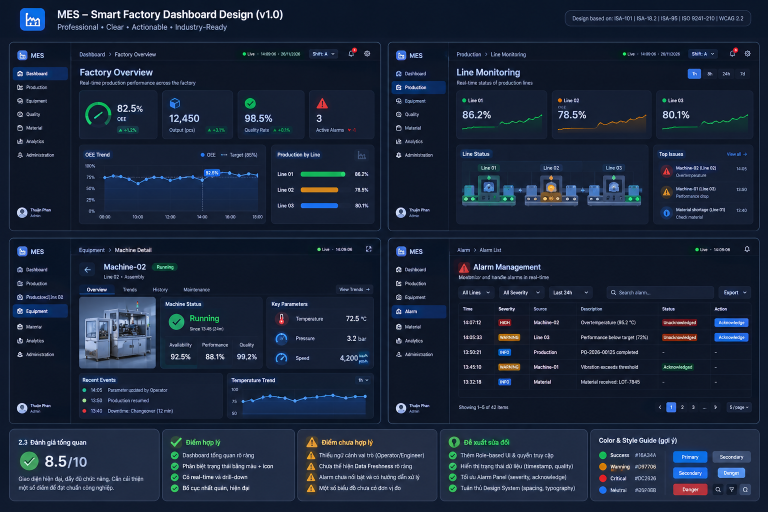
#> input picture docs/screenshots/UI2x2.png, 1536 x 1024 px, found by its file name (shown at 1/2 size)
$ python ascii_card.py
#> lines starting #> are read from the running program, lines starting #| are printed output that depends on the picture
"""Kiểm tra: card KPI đầu của frame1 trong ảnh gốc có gauge tròn không?
Tìm mọi cung màu bão hoà trong vùng card (không chỉ xanh lá)."""
import numpy as np
from PIL import Image
from collections import Counter

REF = r"e:\Work\SFSVcongty\Laird\Code\Data-Integrate\docs\screenshots\UI2x2.png"
a = np.array(Image.open(REF).convert("RGB"))
#> a is the input picture: shape (1024, 1536, 3); mean R, G, B 26.5, 38.3, 58.8

print("Frame1 KPI card 1: x=159..314, y=115..200")
reg = a[115:200, 159:315].astype(np.int16)
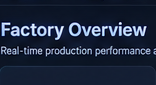
#> reg: shape (85, 156, 3) int16; mean R, G, B 29.7, 40.2, 61.5
mx = reg.max(axis=2); mn = reg.min(axis=2)
#> after `mx = reg.max(axis=2)`:
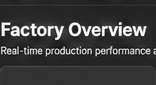
#> mx: shape (85, 156) int16; min 4, max 255, mean 61.5
#> after `mn = reg.min(axis=2)`:
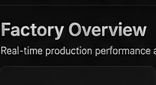
#> mn: shape (85, 156) int16; min 0, max 248, mean 29.7
sat = mx - mn
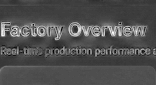
#> sat: shape (85, 156) int16; min 4, max 92, mean 31.8; drawn with min black and max white
print("  pixel bão hoà (sat>45):", int(((sat > 45) & (mx > 90)).sum()))
#|   pixel bão hoà (sat>45): 1078
flat = reg.reshape(-1, 3)
cnt = Counter(map(tuple, flat[::3]))
#> cnt = 1568 items
for c, n in cnt.most_common(12):
    print("    #%02X%02X%02X %5.1f%%  sat=%d" % (c[0], c[1], c[2], 100.0 * n / len(flat[::3]), max(c) - min(c)))
#> this loop made 12 passes
#> (c, n) on passes 1 to 12: ((20, 31, 51), 186), ((20, 30, 51), 168), ((20, 31, 52), 136), ((12, 21, 38), 123), ((12, 21, 37), 82), ((11, 20, 37), 74), ((11, 20, 36), 72), ((12, 21, 39), 60), ((21, 31, 52), 60), ((12, 20, 37), 59), ((13, 21, 38), 51), ((11, 19, 36), 46)
#|     #141F33   4.2%  sat=31
#|     #141E33   3.8%  sat=31
#|     #141F34   3.1%  sat=32
#|     #0C1526   2.8%  sat=26
#|     #0C1525   1.9%  sat=25
#|     #0B1425   1.7%  sat=26
#|     #0B1424   1.6%  sat=25
#|     #0C1527   1.4%  sat=27
#> (further printed lines are left out)

# Vẽ bản ascii của card1 để nhìn cấu trúc (mỗi ký tự = 2px x 2px)
print("\nASCII card1 (mỗi ký tự ~ 2x2 px):")
lum = reg.mean(axis=2)
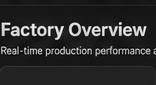
#> lum: shape (85, 156) float64; min 1.33, max 252.7, mean 43.8
h, w = lum.shape
#> h = 85; w = 156
chars = " .:-=+*#%@"
for y in range(0, h, 3):
    line = ""
    for x in range(0, w, 2):
        v = lum[y:y + 3, x:x + 2].mean()
        line += chars[min(9, int(v / 26))]
    print("   " + line)
